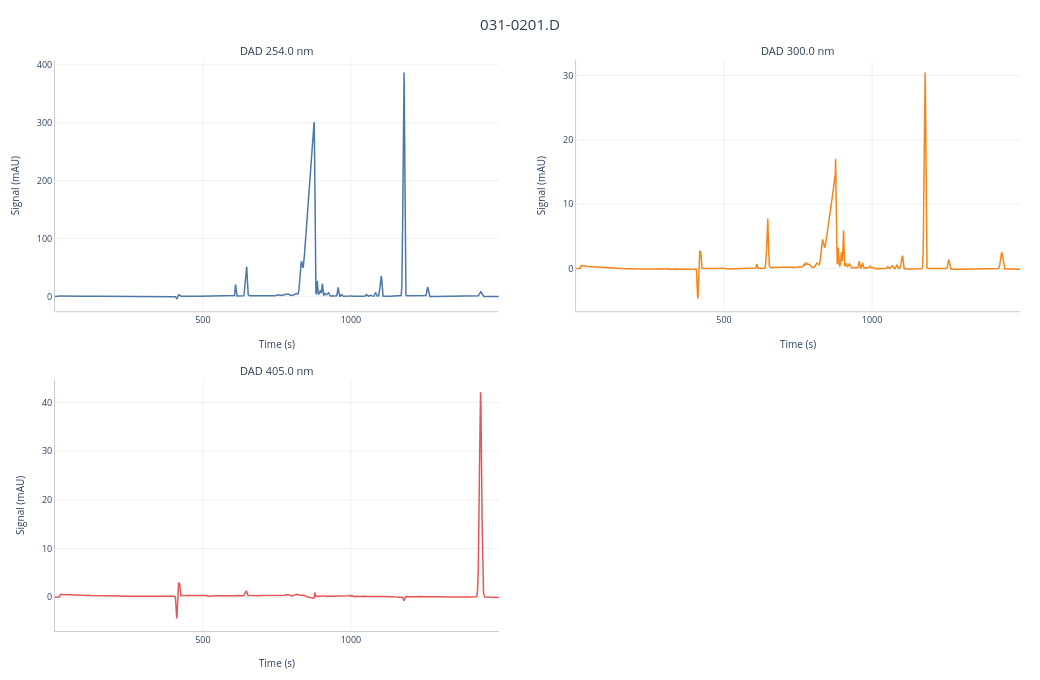
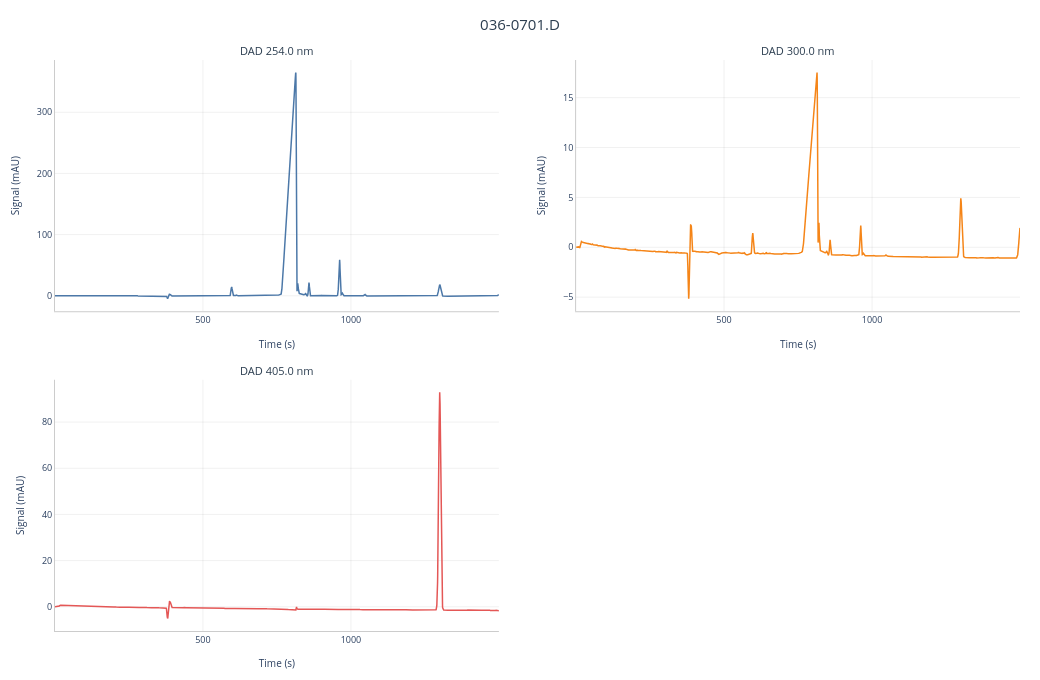

Here is the notebook cell these charts were saved with, in order:
### Code cell
import HPLC
chrom = HPLC.load("./data/031-0201.D/").display().stack_signals().display()
print(chrom.additional_data)
sig1 = chrom.signals["DAD 254.0 nm"]

chrom2 = HPLC.load("./data/036-0701.D/").display().stack(chrom1).display()
print(chrom2.additional_data)
sig2 = chrom2.signals["DAD 254.0 nm"]

### Figure 1 — Plotly figure (JSON) as saved in the notebook; plotly's stock layout.template omitted (floating-point values rounded to 4 significant figures; data arrays with more than 128 entries replaced by an {"elided": "..."} marker saying what was removed)
{"data": [{"hovertemplate": "<b>DAD 254.0 nm</b><br>Time: %{x:.3f} s<br>Signal: %{y:.2f} mAU<extra></extra>", "line": {"color": "#4C78A8", "width": 1.5}, "mode": "lines", "name": "DAD 254.0 nm", "showlegend": false, "type": "scatter", "x": {"elided": "3750 float values"}, "xaxis": "x", "y": {"elided": "3750 float values"}, "yaxis": "y"}, {"hovertemplate": "<b>DAD 300.0 nm</b><br>Time: %{x:.3f} s<br>Signal: %{y:.2f} mAU<extra></extra>", "line": {"color": "#F58518", "width": 1.5}, "mode": "lines", "name": "DAD 300.0 nm", "showlegend": false, "type": "scatter", "x": {"elided": "3750 float values"}, "xaxis": "x2", "y": {"elided": "3750 float values"}, "yaxis": "y2"}, {"hovertemplate": "<b>DAD 405.0 nm</b><br>Time: %{x:.3f} s<br>Signal: %{y:.2f} mAU<extra></extra>", "line": {"color": "#E45756", "width": 1.5}, "mode": "lines", "name": "DAD 405.0 nm", "showlegend": false, "type": "scatter", "x": {"elided": "3750 float values"}, "xaxis": "x3", "y": {"elided": "3750 float values"}, "yaxis": "y3"}], "layout": {"annotations": [{"font": {"color": "#2c3e50", "size": 11}, "showarrow": false, "text": "DAD 254.0 nm", "x": 0.23, "xanchor": "center", "xref": "paper", "y": 1, "yanchor": "bottom", "yref": "paper"}, {"font": {"color": "#2c3e50", "size": 11}, "showarrow": false, "text": "DAD 300.0 nm", "x": 0.77, "xanchor": "center", "xref": "paper", "y": 1, "yanchor": "bottom", "yref": "paper"}, {"font": {"color": "#2c3e50", "size": 11}, "showarrow": false, "text": "DAD 405.0 nm", "x": 0.23, "xanchor": "center", "xref": "paper", "y": 0.44, "yanchor": "bottom", "yref": "paper"}], "height": 680, "hovermode": "x unified", "margin": {"b": 45, "l": 55, "r": 20, "t": 60}, "paper_bgcolor": "white", "plot_bgcolor": "white", "title": {"font": {"color": "#2c3e50", "size": 15}, "text": "031-0201.D", "x": 0.5}, "width": 1040, "xaxis": {"anchor": "y", "domain": [0, 0.46], "gridcolor": "rgba(0,0,0,0.06)", "linecolor": "#ccc", "linewidth": 1, "showgrid": true, "tickfont": {"size": 9}, "title": {"font": {"size": 10}, "text": "Time (s)"}, "zeroline": false}, "xaxis2": {"anchor": "y2", "domain": [0.54, 1], "gridcolor": "rgba(0,0,0,0.06)", "linecolor": "#ccc", "linewidth": 1, "showgrid": true, "tickfont": {"size": 9}, "title": {"font": {"size": 10}, "text": "Time (s)"}, "zeroline": false}, "xaxis3": {"anchor": "y3", "domain": [0, 0.46], "gridcolor": "rgba(0,0,0,0.06)", "linecolor": "#ccc", "linewidth": 1, "showgrid": true, "tickfont": {"size": 9}, "title": {"font": {"size": 10}, "text": "Time (s)"}, "zeroline": false}, "xaxis4": {"anchor": "y4", "domain": [0.54, 1]}, "yaxis": {"anchor": "x", "domain": [0.56, 1], "gridcolor": "rgba(0,0,0,0.06)", "linecolor": "#ccc", "linewidth": 1, "showgrid": true, "tickfont": {"size": 9}, "title": {"font": {"size": 10}, "text": "Signal (mAU)"}, "zeroline": false}, "yaxis2": {"anchor": "x2", "domain": [0.56, 1], "gridcolor": "rgba(0,0,0,0.06)", "linecolor": "#ccc", "linewidth": 1, "showgrid": true, "tickfont": {"size": 9}, "title": {"font": {"size": 10}, "text": "Signal (mAU)"}, "zeroline": false}, "yaxis3": {"anchor": "x3", "domain": [0, 0.44], "gridcolor": "rgba(0,0,0,0.06)", "linecolor": "#ccc", "linewidth": 1, "showgrid": true, "tickfont": {"size": 9}, "title": {"font": {"size": 10}, "text": "Signal (mAU)"}, "zeroline": false}, "yaxis4": {"anchor": "x4", "domain": [0, 0.44]}}}

### Figure 2 — Plotly figure (JSON) as saved in the notebook; plotly's stock layout.template omitted (floating-point values rounded to 4 significant figures; data arrays with more than 128 entries replaced by an {"elided": "..."} marker saying what was removed)
{"data": [{"hovertemplate": "<b>DAD 254.0 nm</b><br>Time: %{x:.3f} s<br>Signal: %{y:.2f} mAU<extra></extra>", "line": {"color": "#4C78A8", "width": 1.5}, "mode": "lines", "name": "DAD 254.0 nm", "showlegend": false, "type": "scatter", "x": {"elided": "3750 float values"}, "xaxis": "x", "y": {"elided": "3750 float values"}, "yaxis": "y"}, {"hovertemplate": "<b>DAD 300.0 nm</b><br>Time: %{x:.3f} s<br>Signal: %{y:.2f} mAU<extra></extra>", "line": {"color": "#F58518", "width": 1.5}, "mode": "lines", "name": "DAD 300.0 nm", "showlegend": false, "type": "scatter", "x": {"elided": "3750 float values"}, "xaxis": "x2", "y": {"elided": "3750 float values"}, "yaxis": "y2"}, {"hovertemplate": "<b>DAD 405.0 nm</b><br>Time: %{x:.3f} s<br>Signal: %{y:.2f} mAU<extra></extra>", "line": {"color": "#E45756", "width": 1.5}, "mode": "lines", "name": "DAD 405.0 nm", "showlegend": false, "type": "scatter", "x": {"elided": "3750 float values"}, "xaxis": "x3", "y": {"elided": "3750 float values"}, "yaxis": "y3"}], "layout": {"annotations": [{"font": {"color": "#2c3e50", "size": 11}, "showarrow": false, "text": "DAD 254.0 nm", "x": 0.23, "xanchor": "center", "xref": "paper", "y": 1, "yanchor": "bottom", "yref": "paper"}, {"font": {"color": "#2c3e50", "size": 11}, "showarrow": false, "text": "DAD 300.0 nm", "x": 0.77, "xanchor": "center", "xref": "paper", "y": 1, "yanchor": "bottom", "yref": "paper"}, {"font": {"color": "#2c3e50", "size": 11}, "showarrow": false, "text": "DAD 405.0 nm", "x": 0.23, "xanchor": "center", "xref": "paper", "y": 0.44, "yanchor": "bottom", "yref": "paper"}], "height": 680, "hovermode": "x unified", "margin": {"b": 45, "l": 55, "r": 20, "t": 60}, "paper_bgcolor": "white", "plot_bgcolor": "white", "title": {"font": {"color": "#2c3e50", "size": 15}, "text": "036-0701.D", "x": 0.5}, "width": 1040, "xaxis": {"anchor": "y", "domain": [0, 0.46], "gridcolor": "rgba(0,0,0,0.06)", "linecolor": "#ccc", "linewidth": 1, "showgrid": true, "tickfont": {"size": 9}, "title": {"font": {"size": 10}, "text": "Time (s)"}, "zeroline": false}, "xaxis2": {"anchor": "y2", "domain": [0.54, 1], "gridcolor": "rgba(0,0,0,0.06)", "linecolor": "#ccc", "linewidth": 1, "showgrid": true, "tickfont": {"size": 9}, "title": {"font": {"size": 10}, "text": "Time (s)"}, "zeroline": false}, "xaxis3": {"anchor": "y3", "domain": [0, 0.46], "gridcolor": "rgba(0,0,0,0.06)", "linecolor": "#ccc", "linewidth": 1, "showgrid": true, "tickfont": {"size": 9}, "title": {"font": {"size": 10}, "text": "Time (s)"}, "zeroline": false}, "xaxis4": {"anchor": "y4", "domain": [0.54, 1]}, "yaxis": {"anchor": "x", "domain": [0.56, 1], "gridcolor": "rgba(0,0,0,0.06)", "linecolor": "#ccc", "linewidth": 1, "showgrid": true, "tickfont": {"size": 9}, "title": {"font": {"size": 10}, "text": "Signal (mAU)"}, "zeroline": false}, "yaxis2": {"anchor": "x2", "domain": [0.56, 1], "gridcolor": "rgba(0,0,0,0.06)", "linecolor": "#ccc", "linewidth": 1, "showgrid": true, "tickfont": {"size": 9}, "title": {"font": {"size": 10}, "text": "Signal (mAU)"}, "zeroline": false}, "yaxis3": {"anchor": "x3", "domain": [0, 0.44], "gridcolor": "rgba(0,0,0,0.06)", "linecolor": "#ccc", "linewidth": 1, "showgrid": true, "tickfont": {"size": 9}, "title": {"font": {"size": 10}, "text": "Signal (mAU)"}, "zeroline": false}, "yaxis4": {"anchor": "x4", "domain": [0, 0.44]}}}
